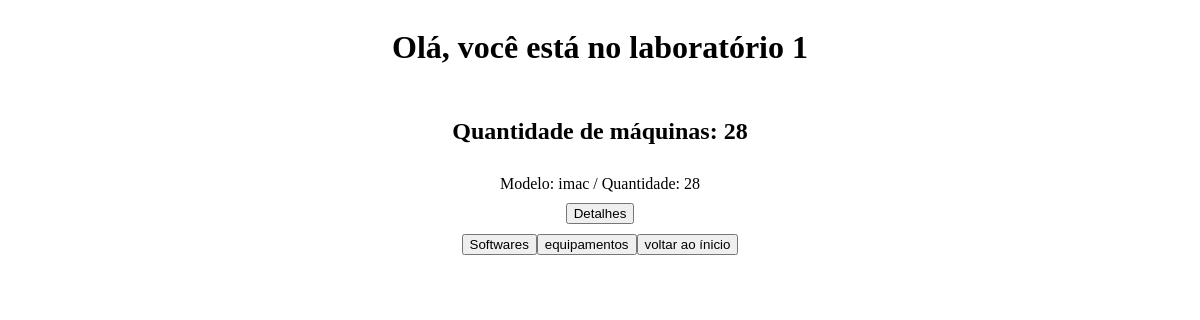
The app's page /inventario_labs/info_laboratorios.php?lab=1, older data.
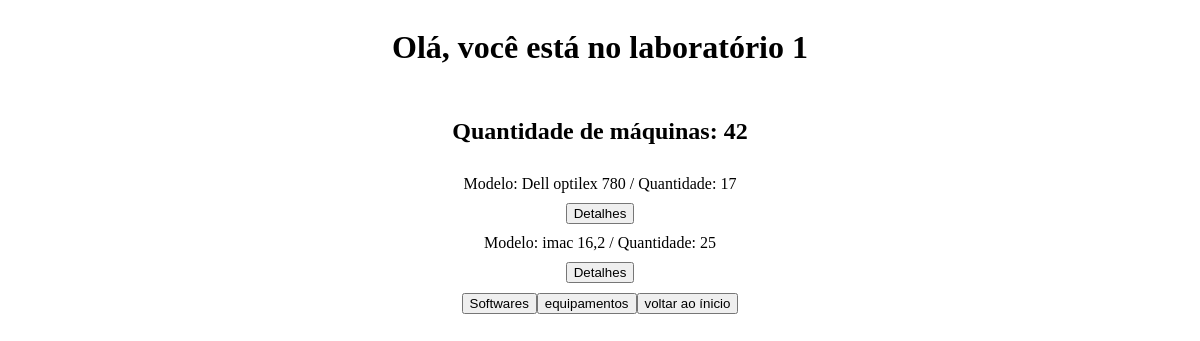
The same page, newer data.
### tables this page shows
CREATE TABLE `tb_modelos` (
  `modelo` varchar(100) NOT NULL,
  `lab1` int(11) NOT NULL,
  `lab2` int(11) NOT NULL,
  `lab3` int(11) NOT NULL,
  `lab4` int(11) NOT NULL,
  `lab5` int(11) NOT NULL,
  `lab6` int(11) NOT NULL,
  `id` int(11) NOT NULL
);

### inventario_labs/info_laboratorios.php (the view, shortened to what this page needs)
<?php
    require 'conexao.php';
    if(isset($_GET['lab']) && !empty($_GET['lab'])){
        $id_lab = $_GET['lab'];
        $soma = $conexao->prepare("SELECT SUM(lab".$id_lab.") FROM tb_modelos");
        $soma->execute();
        $qnt_total = $soma->fetchAll(PDO::FETCH_ASSOC);
        $total = $qnt_total[0]['SUM(lab'.$id_lab.')'];
        $sql = $conexao->prepare("SELECT id,lab".$id_lab.", modelo FROM tb_modelos");
        $sql->execute();
        $dados = $sql->fetchAll();
        echo "<h1> Olá,  você está no laboratório ".$id_lab."</h1>";
        echo "<h2> Quantidade de máquinas: ".$total."</h2>";
            if(isset($_GET['perf']) && !empty($_GET['perf']) && $_GET['perf'] = 'adm'){
                session_start();
                    if ((!isset($_SESSION['usuario']) || empty($_SESSION['usuario'])) && (!isset($_SESSION['senha']) || empty($_SESSION['senha']))){
                        header('Location: login.php');
                        exit;
                    } else {
                        foreach ($dados as $key => $value) {
                            if($dados[$key]['lab'.$id_lab] != 0){
                                echo 'Modelo: '.$dados[$key]['modelo']." / ";
                                echo 'Quantidade: '.$dados[$key]['lab'.$id_lab];
                                echo '<a href="mostra_detalhes.php?perf=adm&lab='.$id_lab.'&detalhe='.$dados[$key]['modelo'].'"&><button>Detalhes</button></a>';
                                echo '<a href = "info_laboratorios.php?perf=adm&lab='.$id_lab.'&remove='.$dados[$key]['id'].'"><button type="submit">remover modelo</button></a>';
                                echo '<a href = "info_laboratorios.php?perf=adm&lab='.$id_lab.'&add='.$dados[$key]['id'].'"><button type="submit">+</button></a>';
                                echo '<a href = "info_laboratorios.php?perf=adm&lab='.$id_lab.'&del='.$dados[$key]['id'].'"><button type="submit">-</button></a>';
                               echo '<br>';
                            }
                        }
                        echo '<div>';
                        echo '<a href="add_modelo.php?lab='.$id_lab.'&perf=adm"><button>Adicionar modelos</button></a>';
                        echo '<a href = "cadastro_inventario.php?lab='.$id_lab.'"><button>Cadastrar novo modelo</button></a>';
                        echo '<a href="info_softwares.php?lab='.$id_lab.'&perf=adm"><button>Softwares</button></a>';
                        echo '<a href="info_equipamentos.php?lab='.$id_lab.'&perf=adm"><button>equipamentos</button></a>';
                        echo '<a href="index.php?perf=adm"><button>voltar ao ínicio</button></a>';
                        echo '</div>';
                    }
            } else {
                foreach ($dados as $key => $value) {
                    if($dados[$key]['lab'.$id_lab] != 0){
                           echo 'Modelo: '.$dados[$key]['modelo']." / ";
                           echo 'Quantidade: '.$dados[$key]['lab'.$id_lab];
                           echo '<a href="mostra_detalhes.php?lab='.$id_lab.'&detalhe='.$dados[$key]['modelo'].'"&><button>Detalhes</button></a>';
                       }
               }
               echo '<div>';
               echo '<a href="info_softwares.php?lab='.$id_lab.'"><button>Softwares</button></a>';
               echo '<a href="info_equipamentos.php?lab='.$id_lab.'"><button>equipamentos</button></a>';
               echo '<a href="index.php"><button>voltar ao ínicio</button></a>';
               echo '</div>';
            }
    }
?>
<!DOCTYPE html>
<html lang="pt-br">
<head>
    <link rel="stylesheet" href="style.css">
</head>
<body>
</body>
</html>

### inventario_labs/style.css (style rules this page uses)
body { text-align: center; gap: 10px; display: flex; flex-flow: column nowrap; justify-content: center; align-items: center; }

Row changes from the older to the newer data that the page shows:
no longer on this page (row edited): tb_modelos: modelo "imac", lab1 "28"
added tb_modelos: modelo "Dell optilex 780", lab1 "17"
added tb_modelos: modelo "imac 16,2", lab1 "25"
Text that changed along with them:
$total: "28" → "42"
